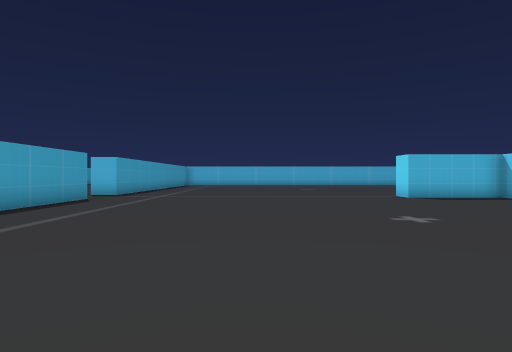
[1] (above)

24 first-person views from a walk through a Unity game level. The camera is 1.5 m above the floor, looks level and sees 75° across. The floor is counted in squares, 2 m on a side. Each view is taken from the middle of a square. On the plan, view 1 faces up. The plan holds only what a view shows up to about 11 squares ahead; the rest is blank. The place goes on beyond the plan. Some surface patterns are stand-ins.

[2]
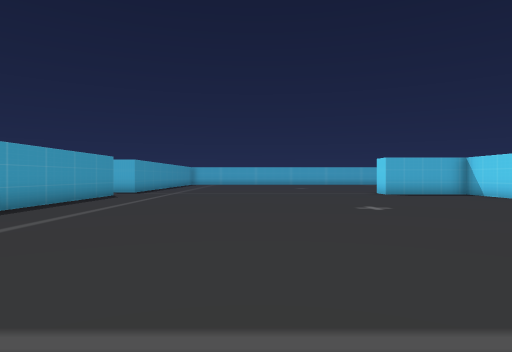

[3]
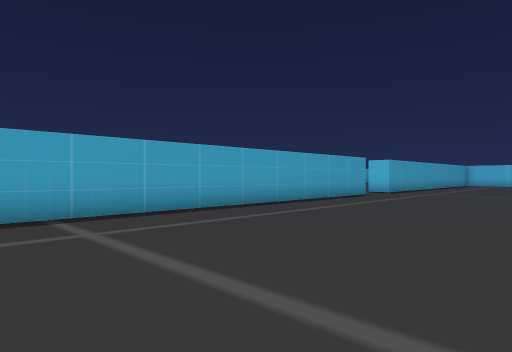

[4]
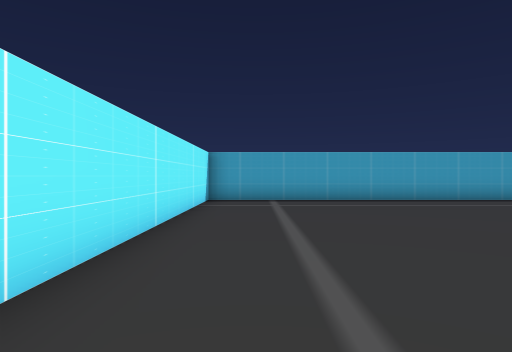

[5]
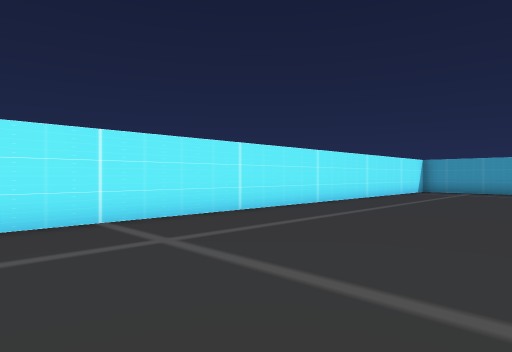

[6]
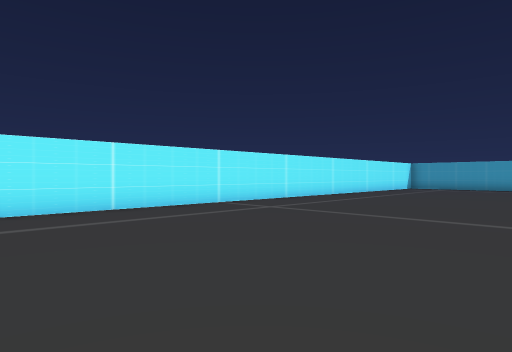

[7]
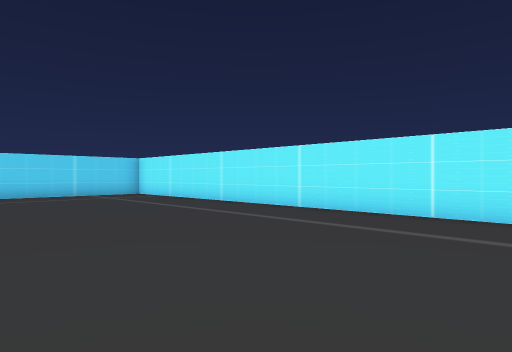

[8]
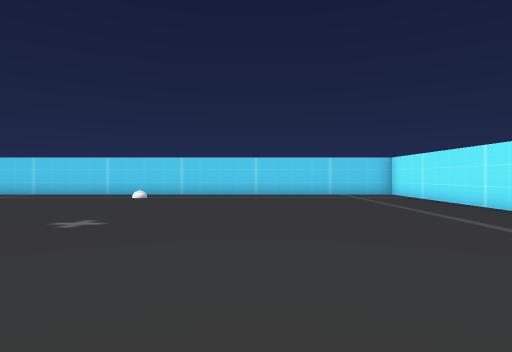

[9]
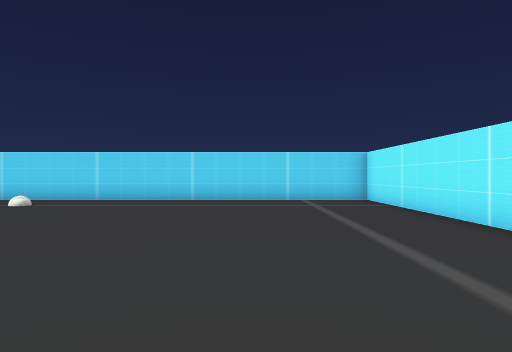

[10]
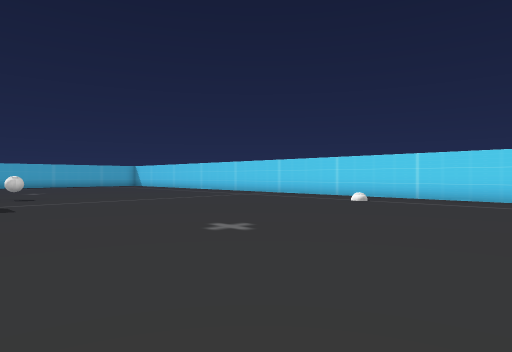

[11]
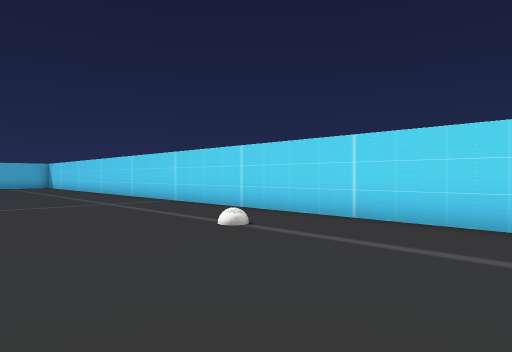

[12]
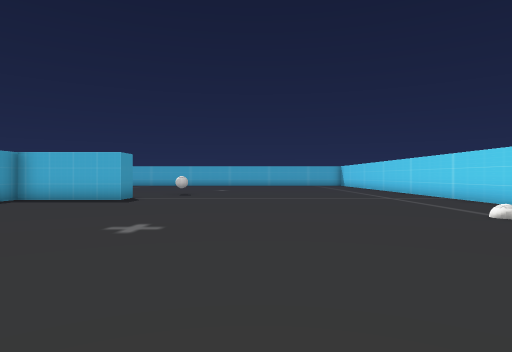

[13]
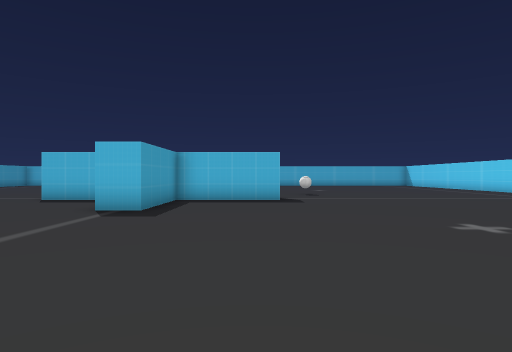

[14]
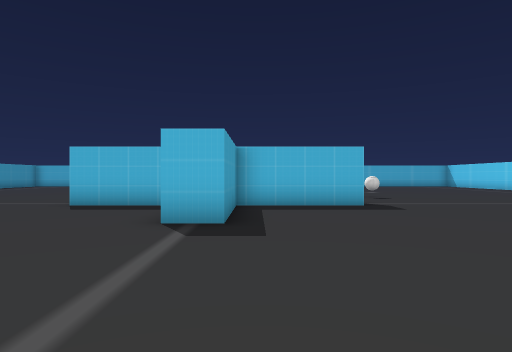

[15]
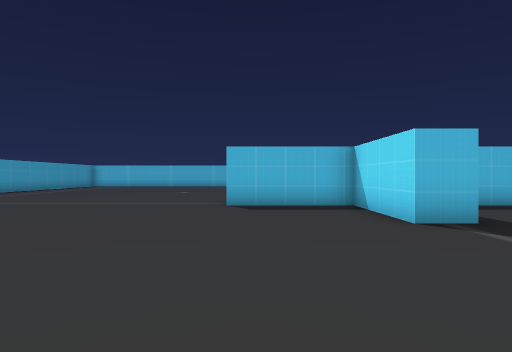

[16]
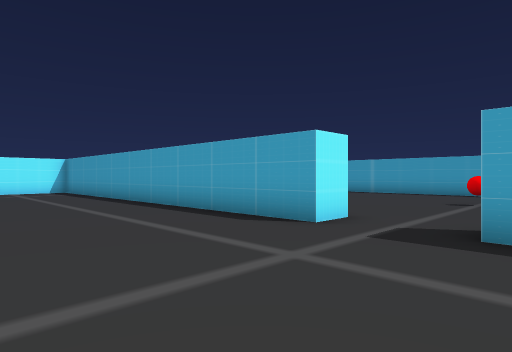

[17]
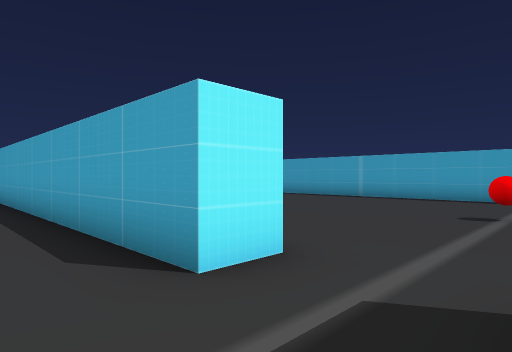

[18]
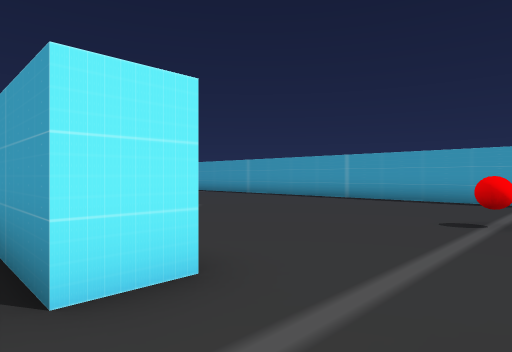

[19]
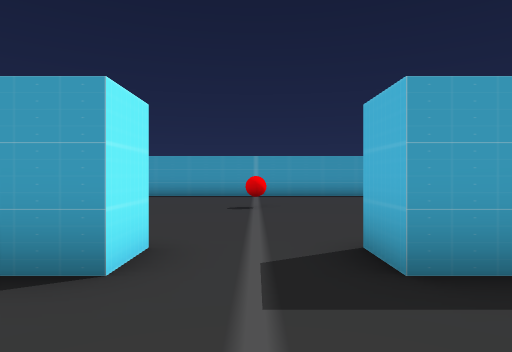

[20]
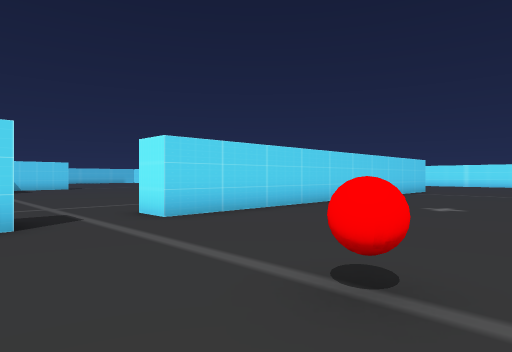

[21]
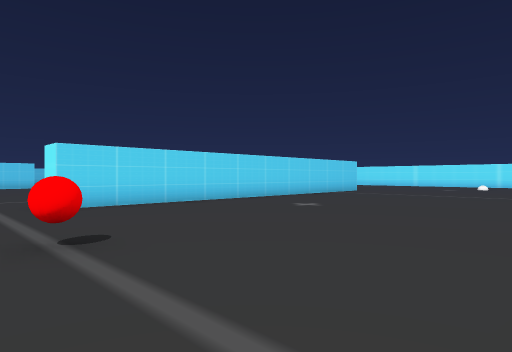

[22]
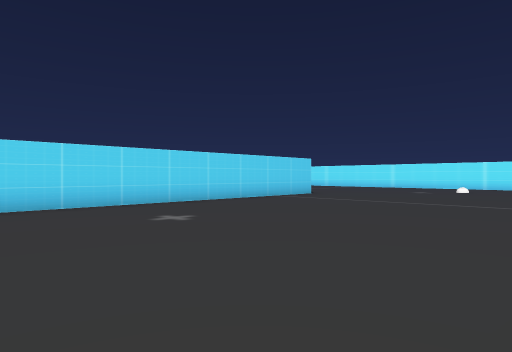

[23]
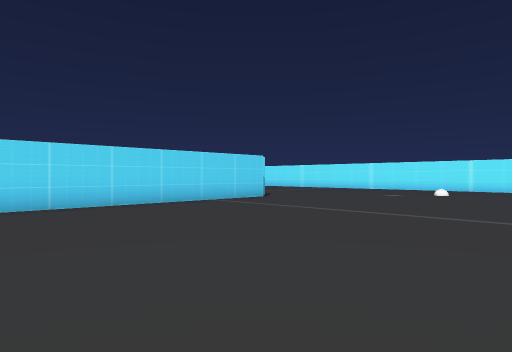

[24]
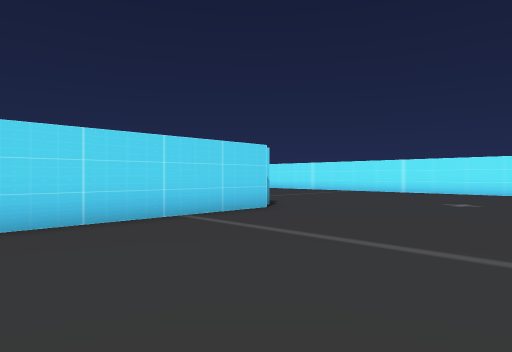

### Floor plan
Points are (right, up) in squares from view 1. A wall is a line through its corners. A room is listed if a view was taken in it or the views show most of it. See-through windows are left out.
Room 1 (views 1, 2, 3, 4, 5, 6, 7, 8, 9, 10, 11, 12, 13, 14, 15, 16, 17, 18, 19)
walls: (12.8, 12) (12.8, 11.5) (9.5, 11.5) (9.5, 8.2) (8.5, 8.2) (8.5, 11.5) (5.2, 11.5); (-6.5, 10.9) (-5.5, 10.9) (-5.5, -2.5) (23.5, -2.5) (23.5, 13); (-5.5, 14) (-5.5, 13.1) (-6.5, 13.1)
ways out: opening at (-7.8, 12.5) to room 2
objects: ball (14, 14)
Room 2 (views 20, 21, 22, 23, 24)
walls: (-6.5, -2.9) (-6.5, 10.9)
ways out: opening at (-7.8, 12.5) to room 1
objects: other object (-11, 12)

Where each view was taken, in squares from view 1:
view 1: 0 up, 0 right, facing up
view 2: 2 down, 0 right, facing up
view 3: 2 down, 1 right, facing up-left
view 4: 1 down, 5 right, facing left
view 5: 3 up, 11 right, facing down-left
view 6: 5 up, 15 right, facing down-left
view 7: 4 up, 10 right, facing down-right
view 8: 3 up, 10 right, facing right
view 9: 1 up, 13 right, facing right
view 10: 2 up, 12 right, facing up-right
view 11: 3 up, 18 right, facing up-right
view 12: 1 up, 17 right, facing up
view 13: 1 up, 12 right, facing up
view 14: 3 up, 10 right, facing up
view 15: 3 up, 6 right, facing up
view 16: 14 up, 1 left, facing down-left
view 17: 13 up, 4 left, facing down-left
view 18: 13 up, 5 left, facing down-left
view 19: 12 up, 3 left, facing left
view 20: 14 up, 12 left, facing down-right
view 21: 13 up, 15 left, facing down-right
view 22: 9 up, 15 left, facing down-right
view 23: 6 up, 15 left, facing down-right
view 24: 3 up, 12 left, facing down-right
